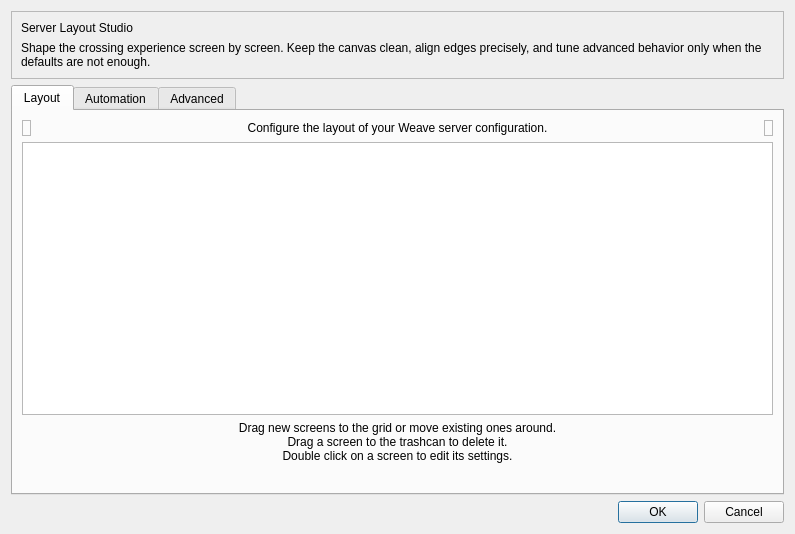
<?xml version="1.0" encoding="UTF-8"?>
<ui version="4.0">
 <class>ServerConfigDialogBase</class>
 <widget class="QDialog" name="ServerConfigDialogBase">
  <property name="geometry">
   <rect>
    <x>0</x>
    <y>0</y>
    <width>795</width>
    <height>534</height>
   </rect>
  </property>
  <property name="windowTitle">
   <string>Server Configuration</string>
  </property>
 <layout class="QVBoxLayout">
   <item>
    <widget class="QFrame" name="m_pHeaderCard">
     <property name="frameShape">
      <enum>QFrame::StyledPanel</enum>
     </property>
     <property name="frameShadow">
      <enum>QFrame::Raised</enum>
     </property>
     <layout class="QVBoxLayout" name="verticalLayout_headerCard">
      <item>
       <widget class="QLabel" name="m_pLabelServerConfigTitle">
        <property name="text">
         <string>Server Layout Studio</string>
        </property>
       </widget>
      </item>
      <item>
       <widget class="QLabel" name="m_pLabelServerConfigSummary">
        <property name="text">
         <string>Shape the crossing experience screen by screen. Keep the canvas clean, align edges precisely, and tune advanced behavior only when the defaults are not enough.</string>
        </property>
        <property name="wordWrap">
         <bool>true</bool>
        </property>
       </widget>
      </item>
     </layout>
    </widget>
   </item>
   <item>
    <widget class="QTabWidget" name="m_pTabWidget">
     <property name="currentIndex">
      <number>0</number>
     </property>
     <widget class="QWidget" name="m_pTabScreens">
      <attribute name="title">
       <string>Layout</string>
      </attribute>
      <layout class="QVBoxLayout">
       <item>
        <layout class="QHBoxLayout">
         <item>
          <widget class="TrashScreenWidget" name="m_pTrashScreenWidget">
           <property name="acceptDrops">
            <bool>true</bool>
           </property>
           <property name="toolTip">
            <string>Drag a screen from the grid to the trashcan to remove it.</string>
           </property>
           <property name="frameShape">
            <enum>QFrame::StyledPanel</enum>
           </property>
           <property name="frameShadow">
            <enum>QFrame::Raised</enum>
           </property>
           <property name="text">
            <string/>
           </property>
           <property name="pixmap">
            <pixmap resource="Barrier.qrc">:/res/icons/64x64/user-trash.png</pixmap>
           </property>
          </widget>
         </item>
         <item>
          <widget class="QLabel" name="label_2">
           <property name="sizePolicy">
            <sizepolicy hsizetype="Preferred" vsizetype="Preferred">
             <horstretch>1</horstretch>
             <verstretch>0</verstretch>
            </sizepolicy>
           </property>
           <property name="text">
            <string>Configure the layout of your Weave server configuration.</string>
           </property>
           <property name="alignment">
            <set>Qt::AlignCenter</set>
           </property>
           <property name="wordWrap">
            <bool>true</bool>
           </property>
          </widget>
         </item>
         <item>
          <widget class="NewScreenWidget" name="m_pLabelNewScreenWidget">
           <property name="toolTip">
            <string>Drag this button to the grid to add a new screen.</string>
           </property>
           <property name="frameShape">
            <enum>QFrame::StyledPanel</enum>
           </property>
           <property name="frameShadow">
            <enum>QFrame::Raised</enum>
           </property>
           <property name="text">
            <string/>
           </property>
           <property name="pixmap">
            <pixmap resource="Barrier.qrc">:/res/icons/64x64/video-display.png</pixmap>
           </property>
          </widget>
         </item>
        </layout>
       </item>
       <item>
        <widget class="ScreenSetupView" name="m_pScreenSetupView">
         <property name="minimumSize">
          <size>
           <width>0</width>
           <height>273</height>
          </size>
         </property>
         <property name="maximumSize">
          <size>
           <width>16777215</width>
           <height>273</height>
          </size>
         </property>
         <property name="acceptDrops">
          <bool>true</bool>
         </property>
         <property name="autoFillBackground">
          <bool>false</bool>
         </property>
         <property name="frameShape">
          <enum>QFrame::StyledPanel</enum>
         </property>
         <property name="frameShadow">
          <enum>QFrame::Sunken</enum>
         </property>
        </widget>
       </item>
       <item>
        <widget class="QLabel" name="label_3">
         <property name="sizePolicy">
          <sizepolicy hsizetype="Preferred" vsizetype="Preferred">
           <horstretch>1</horstretch>
           <verstretch>0</verstretch>
          </sizepolicy>
         </property>
         <property name="text">
          <string>Drag new screens to the grid or move existing ones around.
Drag a screen to the trashcan to delete it.
Double click on a screen to edit its settings.</string>
         </property>
         <property name="alignment">
          <set>Qt::AlignCenter</set>
         </property>
         <property name="wordWrap">
          <bool>true</bool>
         </property>
        </widget>
       </item>
       <item>
        <spacer>
         <property name="orientation">
          <enum>Qt::Vertical</enum>
         </property>
         <property name="sizeHint" stdset="0">
          <size>
           <width>20</width>
           <height>40</height>
          </size>
         </property>
        </spacer>
       </item>
      </layout>
     </widget>
     <widget class="QWidget" name="m_pTabHotkeys">
      <attribute name="title">
       <string>Automation</string>
      </attribute>
      <layout class="QHBoxLayout">
       <item>
        <widget class="QGroupBox" name="groupBox">
         <property name="title">
          <string>&amp;Hotkeys</string>
         </property>
         <layout class="QGridLayout">
          <item row="0" column="0" rowspan="4">
           <widget class="QListWidget" name="m_pListHotkeys"/>
          </item>
          <item row="0" column="1">
           <widget class="QPushButton" name="m_pButtonNewHotkey">
            <property name="enabled">
             <bool>true</bool>
            </property>
            <property name="text">
             <string>&amp;New</string>
            </property>
           </widget>
          </item>
          <item row="1" column="1">
           <widget class="QPushButton" name="m_pButtonEditHotkey">
            <property name="enabled">
             <bool>false</bool>
            </property>
            <property name="text">
             <string>&amp;Edit</string>
            </property>
           </widget>
          </item>
          <item row="2" column="1">
           <widget class="QPushButton" name="m_pButtonRemoveHotkey">
            <property name="enabled">
             <bool>false</bool>
            </property>
            <property name="text">
             <string>&amp;Remove</string>
            </property>
           </widget>
          </item>
          <item row="3" column="1">
           <spacer>
            <property name="orientation">
             <enum>Qt::Vertical</enum>
            </property>
            <property name="sizeHint" stdset="0">
             <size>
              <width>75</width>
              <height>161</height>
             </size>
            </property>
           </spacer>
          </item>
         </layout>
        </widget>
       </item>
       <item>
        <widget class="QGroupBox" name="groupBox_2">
         <property name="title">
          <string>A&amp;ctions</string>
         </property>
         <layout class="QGridLayout">
          <item row="0" column="0" rowspan="4">
           <widget class="QListWidget" name="m_pListActions"/>
          </item>
          <item row="0" column="1">
           <widget class="QPushButton" name="m_pButtonNewAction">
            <property name="enabled">
             <bool>false</bool>
            </property>
            <property name="text">
             <string>Ne&amp;w</string>
            </property>
           </widget>
          </item>
          <item row="1" column="1">
           <widget class="QPushButton" name="m_pButtonEditAction">
            <property name="enabled">
             <bool>false</bool>
            </property>
            <property name="text">
             <string>E&amp;dit</string>
            </property>
           </widget>
          </item>
          <item row="2" column="1">
           <widget class="QPushButton" name="m_pButtonRemoveAction">
            <property name="enabled">
             <bool>false</bool>
            </property>
            <property name="text">
             <string>Re&amp;move</string>
            </property>
           </widget>
          </item>
          <item row="3" column="1">
           <spacer>
            <property name="orientation">
             <enum>Qt::Vertical</enum>
            </property>
            <property name="sizeHint" stdset="0">
             <size>
              <width>20</width>
              <height>40</height>
             </size>
            </property>
           </spacer>
          </item>
         </layout>
        </widget>
       </item>
      </layout>
     </widget>
     <widget class="QWidget" name="m_pTabAdvanced">
     <attribute name="title">
       <string>Advanced</string>
      </attribute>
      <layout class="QGridLayout">
       <item row="0" column="0">
        <widget class="QGroupBox" name="m_pGroupSwitch">
         <property name="title">
          <string>&amp;Crossing Behavior</string>
         </property>
         <layout class="QVBoxLayout">
          <item>
           <layout class="QHBoxLayout">
            <item>
             <widget class="QCheckBox" name="m_pCheckBoxSwitchDelay">
              <property name="enabled">
               <bool>true</bool>
              </property>
              <property name="text">
               <string>Switch &amp;after waiting</string>
              </property>
             </widget>
            </item>
            <item>
             <spacer>
              <property name="orientation">
               <enum>Qt::Horizontal</enum>
              </property>
              <property name="sizeHint" stdset="0">
               <size>
                <width>40</width>
                <height>20</height>
               </size>
              </property>
             </spacer>
            </item>
            <item>
             <widget class="QSpinBox" name="m_pSpinBoxSwitchDelay">
              <property name="enabled">
               <bool>false</bool>
              </property>
              <property name="minimum">
               <number>10</number>
              </property>
              <property name="maximum">
               <number>10000</number>
              </property>
              <property name="singleStep">
               <number>10</number>
              </property>
              <property name="value">
               <number>250</number>
              </property>
             </widget>
            </item>
            <item>
             <widget class="QLabel" name="m_pLabel_14">
              <property name="text">
               <string>ms</string>
              </property>
             </widget>
            </item>
           </layout>
          </item>
          <item>
           <layout class="QVBoxLayout">
            <item>
             <layout class="QHBoxLayout">
              <item>
               <widget class="QCheckBox" name="m_pCheckBoxSwitchDoubleTap">
                <property name="enabled">
                 <bool>true</bool>
                </property>
                <property name="text">
                 <string>Switch on double &amp;tap within</string>
                </property>
               </widget>
              </item>
              <item>
               <spacer>
                <property name="orientation">
                 <enum>Qt::Horizontal</enum>
                </property>
                <property name="sizeHint" stdset="0">
                 <size>
                  <width>40</width>
                  <height>20</height>
                 </size>
                </property>
               </spacer>
              </item>
              <item>
               <widget class="QSpinBox" name="m_pSpinBoxSwitchDoubleTap">
                <property name="enabled">
                 <bool>false</bool>
                </property>
                <property name="minimum">
                 <number>10</number>
                </property>
                <property name="maximum">
                 <number>10000</number>
                </property>
                <property name="singleStep">
                 <number>10</number>
                </property>
                <property name="value">
                 <number>250</number>
                </property>
               </widget>
              </item>
              <item>
               <widget class="QLabel" name="m_pLabel_15">
                <property name="text">
                 <string>ms</string>
                </property>
               </widget>
              </item>
             </layout>
            </item>
            <item>
             <widget class="QLabel" name="label_4">
              <property name="text">
               <string>Bump against the screen edge with the mouse pointer twice in quick succession.</string>
              </property>
              <property name="wordWrap">
               <bool>true</bool>
              </property>
             </widget>
            </item>
           </layout>
          </item>
          <item>
           <spacer>
            <property name="orientation">
             <enum>Qt::Vertical</enum>
            </property>
            <property name="sizeHint" stdset="0">
             <size>
              <width>20</width>
              <height>40</height>
             </size>
            </property>
           </spacer>
          </item>
         </layout>
        </widget>
       </item>
       <item row="0" column="1">
        <widget class="QGroupBox" name="m_pGroupOptions">
         <property name="title">
          <string>&amp;Server Defaults</string>
         </property>
         <layout class="QGridLayout">
          <item row="3" column="0">
           <widget class="QCheckBox" name="m_pCheckBoxWin32KeepForeground">
            <property name="enabled">
             <bool>true</bool>
            </property>
            <property name="text">
             <string>Don't take &amp;foreground window on Windows servers</string>
            </property>
           </widget>
          </item>
          <item row="1" column="0">
           <widget class="QCheckBox" name="m_pCheckBoxRelativeMouseMoves">
            <property name="enabled">
             <bool>true</bool>
            </property>
            <property name="text">
             <string>Use &amp;relative mouse moves</string>
            </property>
           </widget>
          </item>
          <item row="2" column="0">
           <widget class="QCheckBox" name="m_pCheckBoxScreenSaverSync">
            <property name="enabled">
             <bool>true</bool>
            </property>
            <property name="text">
             <string>S&amp;ynchronize screen savers</string>
            </property>
           </widget>
          </item>
          <item row="0" column="0">
           <layout class="QHBoxLayout">
            <item>
             <widget class="QCheckBox" name="m_pCheckBoxHeartbeat">
              <property name="enabled">
               <bool>true</bool>
              </property>
              <property name="text">
               <string>&amp;Check clients every</string>
              </property>
             </widget>
            </item>
            <item>
             <spacer>
              <property name="orientation">
               <enum>Qt::Horizontal</enum>
              </property>
              <property name="sizeHint" stdset="0">
               <size>
                <width>40</width>
                <height>20</height>
               </size>
              </property>
             </spacer>
            </item>
            <item>
             <widget class="QSpinBox" name="m_pSpinBoxHeartbeat">
              <property name="enabled">
               <bool>false</bool>
              </property>
              <property name="minimum">
               <number>1000</number>
              </property>
              <property name="maximum">
               <number>30000</number>
              </property>
              <property name="singleStep">
               <number>1000</number>
              </property>
              <property name="value">
               <number>5000</number>
              </property>
             </widget>
            </item>
            <item>
             <widget class="QLabel" name="m_pLabel_16">
              <property name="text">
               <string>ms</string>
              </property>
             </widget>
            </item>
           </layout>
          </item>
          <item row="7" column="0">
           <spacer>
            <property name="orientation">
             <enum>Qt::Vertical</enum>
            </property>
            <property name="sizeHint" stdset="0">
             <size>
              <width>20</width>
              <height>16</height>
             </size>
            </property>
           </spacer>
          </item>
          <item row="5" column="0">
           <widget class="QCheckBox" name="m_pCheckBoxEnableDragAndDrop">
            <property name="text">
             <string>Enable drag and drop file transfers</string>
            </property>
           </widget>
          </item>
          <item row="4" column="0">
           <widget class="QCheckBox" name="m_pCheckBoxIgnoreAutoConfigClient">
            <property name="text">
             <string>Ignore auto config clients</string>
            </property>
           </widget>
          </item>
          <item row="6" column="0">
           <widget class="QCheckBox" name="m_pCheckBoxEnableClipboard">
            <property name="text">
             <string>Enable clipboard sharing</string>
            </property>
            <property name="checked">
             <bool>true</bool>
            </property>
           </widget>
          </item>
         </layout>
        </widget>
       </item>
       <item row="1" column="0" colspan="2">
        <widget class="QGroupBox" name="m_pGroupSwitchCorners">
         <property name="title">
          <string>&amp;Dead Corners</string>
         </property>
         <property name="checked">
          <bool>false</bool>
         </property>
         <layout class="QGridLayout">
          <item row="0" column="0" colspan="2">
           <widget class="QCheckBox" name="m_pCheckBoxCornerTopLeft">
            <property name="text">
             <string>To&amp;p-left</string>
            </property>
           </widget>
          </item>
          <item row="0" column="2" colspan="2">
           <widget class="QCheckBox" name="m_pCheckBoxCornerTopRight">
            <property name="text">
             <string>Top-rig&amp;ht</string>
            </property>
           </widget>
          </item>
          <item row="1" column="0" colspan="2">
           <widget class="QCheckBox" name="m_pCheckBoxCornerBottomLeft">
            <property name="text">
             <string>&amp;Bottom-left</string>
            </property>
           </widget>
          </item>
          <item row="1" column="2" colspan="2">
           <widget class="QCheckBox" name="m_pCheckBoxCornerBottomRight">
            <property name="text">
             <string>Bottom-ri&amp;ght</string>
            </property>
           </widget>
          </item>
          <item row="2" column="0">
           <spacer>
            <property name="orientation">
             <enum>Qt::Horizontal</enum>
            </property>
            <property name="sizeHint" stdset="0">
             <size>
              <width>40</width>
              <height>20</height>
             </size>
            </property>
           </spacer>
          </item>
          <item row="2" column="1" colspan="2">
           <layout class="QHBoxLayout">
            <item>
             <widget class="QLabel" name="label">
              <property name="text">
               <string>Cor&amp;ner Size:</string>
              </property>
              <property name="buddy">
               <cstring>m_pSpinBoxSwitchCornerSize</cstring>
              </property>
             </widget>
            </item>
            <item>
             <widget class="QSpinBox" name="m_pSpinBoxSwitchCornerSize"/>
            </item>
           </layout>
          </item>
          <item row="2" column="3">
           <spacer>
            <property name="orientation">
             <enum>Qt::Horizontal</enum>
            </property>
            <property name="sizeHint" stdset="0">
             <size>
              <width>40</width>
              <height>20</height>
             </size>
            </property>
           </spacer>
          </item>
         </layout>
        </widget>
       </item>
       <item row="2" column="0">
        <spacer>
         <property name="orientation">
          <enum>Qt::Vertical</enum>
         </property>
         <property name="sizeHint" stdset="0">
          <size>
           <width>20</width>
           <height>40</height>
          </size>
         </property>
        </spacer>
       </item>
      </layout>
     </widget>
    </widget>
   </item>
   <item>
    <widget class="QDialogButtonBox" name="m_pButtonBox">
     <property name="orientation">
      <enum>Qt::Horizontal</enum>
     </property>
     <property name="standardButtons">
      <set>QDialogButtonBox::Cancel|QDialogButtonBox::Ok</set>
     </property>
    </widget>
   </item>
  </layout>
 </widget>
 <customwidgets>
  <customwidget>
   <class>ScreenSetupView</class>
   <extends>QTableView</extends>
   <header>ScreenSetupView.h</header>
   <container>1</container>
  </customwidget>
  <customwidget>
   <class>NewScreenWidget</class>
   <extends>QLabel</extends>
   <header>NewScreenWidget.h</header>
  </customwidget>
  <customwidget>
   <class>TrashScreenWidget</class>
   <extends>QLabel</extends>
   <header>TrashScreenWidget.h</header>
  </customwidget>
 </customwidgets>
 <resources>
  <include location="Barrier.qrc"/>
 </resources>
 <connections>
  <connection>
   <sender>m_pButtonBox</sender>
   <signal>accepted()</signal>
   <receiver>ServerConfigDialogBase</receiver>
   <slot>accept()</slot>
   <hints>
    <hint type="sourcelabel">
     <x>572</x>
     <y>424</y>
    </hint>
    <hint type="destinationlabel">
     <x>377</x>
     <y>-8</y>
    </hint>
   </hints>
  </connection>
  <connection>
   <sender>m_pButtonBox</sender>
   <signal>rejected()</signal>
   <receiver>ServerConfigDialogBase</receiver>
   <slot>reject()</slot>
   <hints>
    <hint type="sourcelabel">
     <x>641</x>
     <y>424</y>
    </hint>
    <hint type="destinationlabel">
     <x>595</x>
     <y>1</y>
    </hint>
   </hints>
  </connection>
  <connection>
   <sender>m_pCheckBoxSwitchDelay</sender>
   <signal>toggled(bool)</signal>
   <receiver>m_pSpinBoxSwitchDelay</receiver>
   <slot>setEnabled(bool)</slot>
   <hints>
    <hint type="sourcelabel">
     <x>110</x>
     <y>63</y>
    </hint>
    <hint type="destinationlabel">
     <x>110</x>
     <y>63</y>
    </hint>
   </hints>
  </connection>
  <connection>
   <sender>m_pCheckBoxSwitchDoubleTap</sender>
   <signal>toggled(bool)</signal>
   <receiver>m_pSpinBoxSwitchDoubleTap</receiver>
   <slot>setEnabled(bool)</slot>
   <hints>
    <hint type="sourcelabel">
     <x>110</x>
     <y>63</y>
    </hint>
    <hint type="destinationlabel">
     <x>110</x>
     <y>63</y>
    </hint>
   </hints>
  </connection>
  <connection>
   <sender>m_pCheckBoxHeartbeat</sender>
   <signal>toggled(bool)</signal>
   <receiver>m_pSpinBoxHeartbeat</receiver>
   <slot>setEnabled(bool)</slot>
   <hints>
    <hint type="sourcelabel">
     <x>110</x>
     <y>63</y>
    </hint>
    <hint type="destinationlabel">
     <x>110</x>
     <y>63</y>
    </hint>
   </hints>
  </connection>
  <connection>
   <sender>m_pListHotkeys</sender>
   <signal>itemDoubleClicked(QListWidgetItem*)</signal>
   <receiver>m_pButtonEditHotkey</receiver>
   <slot>click()</slot>
   <hints>
    <hint type="sourcelabel">
     <x>197</x>
     <y>115</y>
    </hint>
    <hint type="destinationlabel">
     <x>304</x>
     <y>115</y>
    </hint>
   </hints>
  </connection>
  <connection>
   <sender>m_pListActions</sender>
   <signal>itemDoubleClicked(QListWidgetItem*)</signal>
   <receiver>m_pButtonEditAction</receiver>
   <slot>click()</slot>
   <hints>
    <hint type="sourcelabel">
     <x>505</x>
     <y>120</y>
    </hint>
    <hint type="destinationlabel">
     <x>677</x>
     <y>118</y>
    </hint>
   </hints>
  </connection>
 </connections>
</ui>
